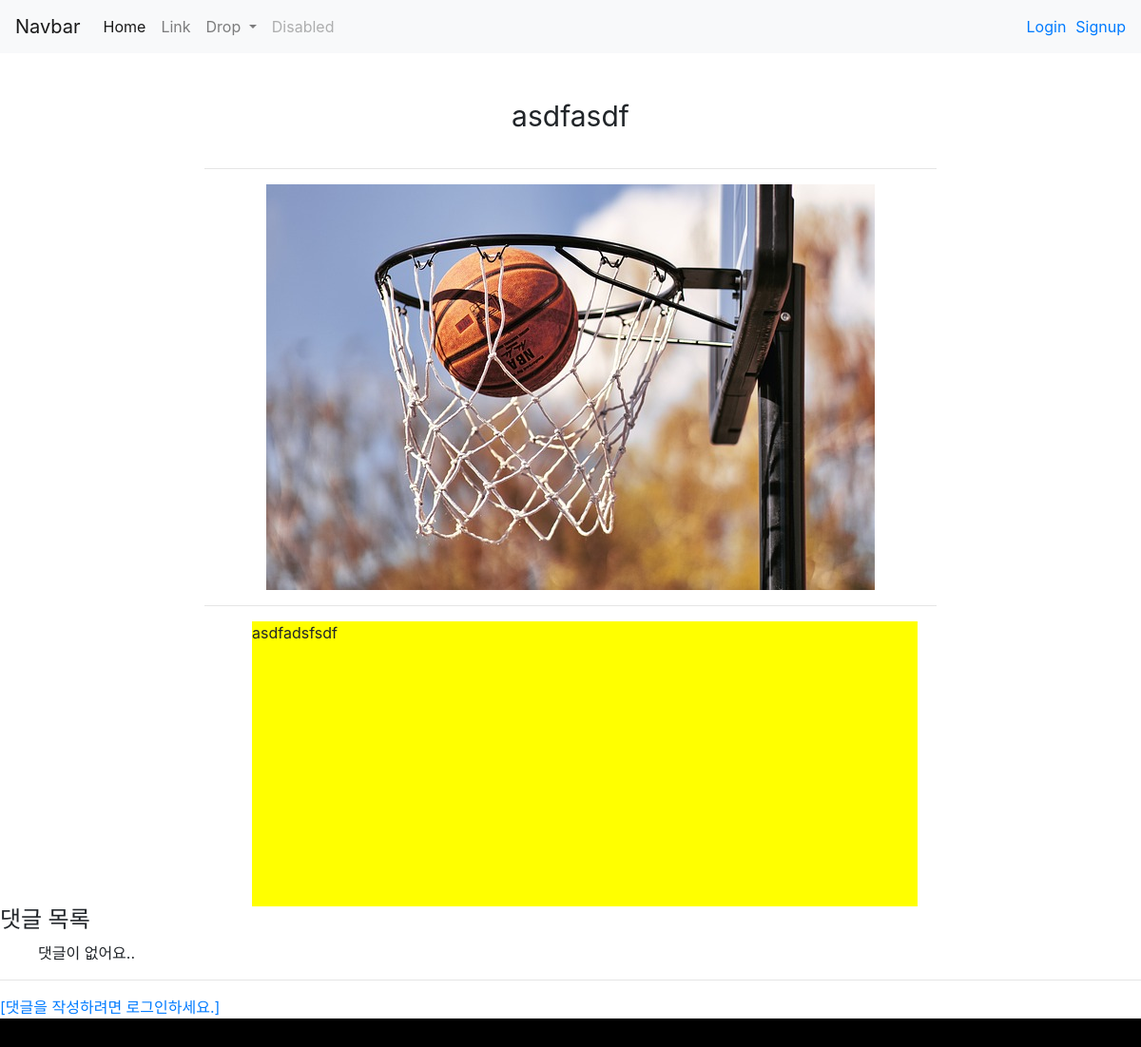
The app's page /photos/detail/1, older data.
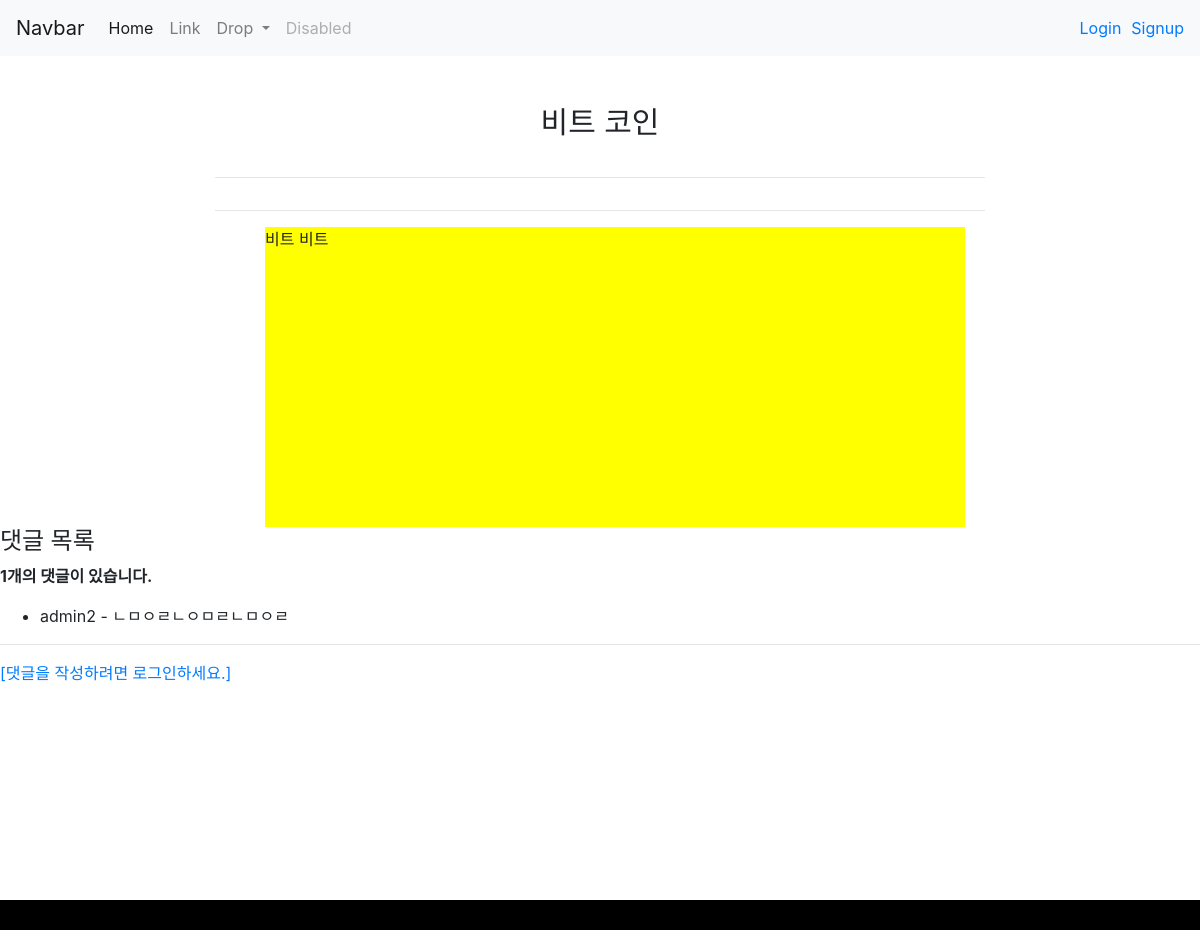
The same page, newer data.
### photos/models.py (models this page shows, shortened)
class photo(models.Model):
    title = models.TextField(max_length=40, null=True)
    imgfile = models.ImageField(null=True, upload_to="", blank=True)
    content = models.TextField()
    created_at = models.DateTimeField(auto_now_add=True)
    updated_at = models.DateTimeField(auto_now=True)
    views = models.IntegerField(default=0)

class comment(models.Model):
    photo = models.ForeignKey(photo, on_delete=models.CASCADE)
    user = models.ForeignKey(settings.AUTH_USER_MODEL, on_delete=models.CASCADE)
    content = models.CharField(max_length=200)
    created_at = models.DateTimeField(auto_now_add=True)
    updated_at = models.DateTimeField(auto_now=True)

### accounts/models.py (models this page shows)
class User(AbstractUser):
    profile_name = models.CharField(max_length=100)
    profile_image = models.ImageField(upload_to="image/profile_image", blank=True )
    def __del__(self):
        user_dir_path = "./media/userfiles/"+self.username+"/"
        print(user_dir_path)
        if os.path.exists(user_dir_path):
            print('exist')
            os.remove(user_dir_path)
            os.rmdir(user_dir_path)
        else :
            print('없음')

### photos/views.py (the view)
# urls.py: path('detail/<int:pk>', views.detail ,name='detail'),
def detail(request,pk):
    _photo =photo.objects.get(id=pk)
    comments = comment.objects.filter(photo=_photo)
    comment_form = CommentForm()
    context={
        'photo':_photo,
        'comment_form':comment_form,
        'comments' : comments,
    }
    return render(request,'photos/detail.html',context)

### templates/photos/detail.html (shortened to what this page needs)
{% extends 'base.html' %}
{% block content %}
    <div class="container" style="margin-top: 100px; width: 800px;">
        <div style="display: flex; justify-content: center; align-items: center;">
            <p style ='font-size: 30px;'>{{photo.title}}</p>
        </div>
        <hr>
        <div style="display: flex; justify-content: center; align-items: center;">
            <img src="{{photo.imgfile.url}}" alt="">
        </div>
        <hr>
        <div style="background-color: yellow; width: 700px; height: 300px; margin-left: 50px;">
            <p style>{{photo.content}}</p>
        </div>
    </div>
    <h4>댓글 목록</h4>
    {% if comments %}
    <p><b>{{ comments|length }}개의 댓글이 있습니다.</b></p>
    {% endif %}
    <ul>
    {% for comment in comments %}
        <li>
        {{ comment.user }} - {{ comment.content }}
        </li>
    {% empty %}
        <p>댓글이 없어요..</p>
    {% endfor %}
    </ul>
    <hr>
    {% if request.user.is_authenticated %}
    <form action="{% url 'photos:comments_create' photo.id %}" method="POST">
        {% csrf_token %}
        {{ comment_form }}
        <input type="submit">
    </form>
    {% else %}
    <a href="{% url 'accounts:login' %}">[댓글을 작성하려면 로그인하세요.]</a>
    {% endif %}
{% endblock %}

Row changes from the older to the newer data that the page shows:
changed photo: title "asdfasdf" → "비트 코인"; content "asdfadsfsdf" → "비트 비트"; imgfile: picture removed
added comment: user "admin2", content "ㄴㅁㅇㄹㄴㅇㅁㄹㄴㅁㅇㄹ"
Text that changed along with them:
{{ comments|length }}: (not shown) → "1"
text no longer shown: "댓글이 없어요.."
text now shown: "개의 댓글이 있습니다."
